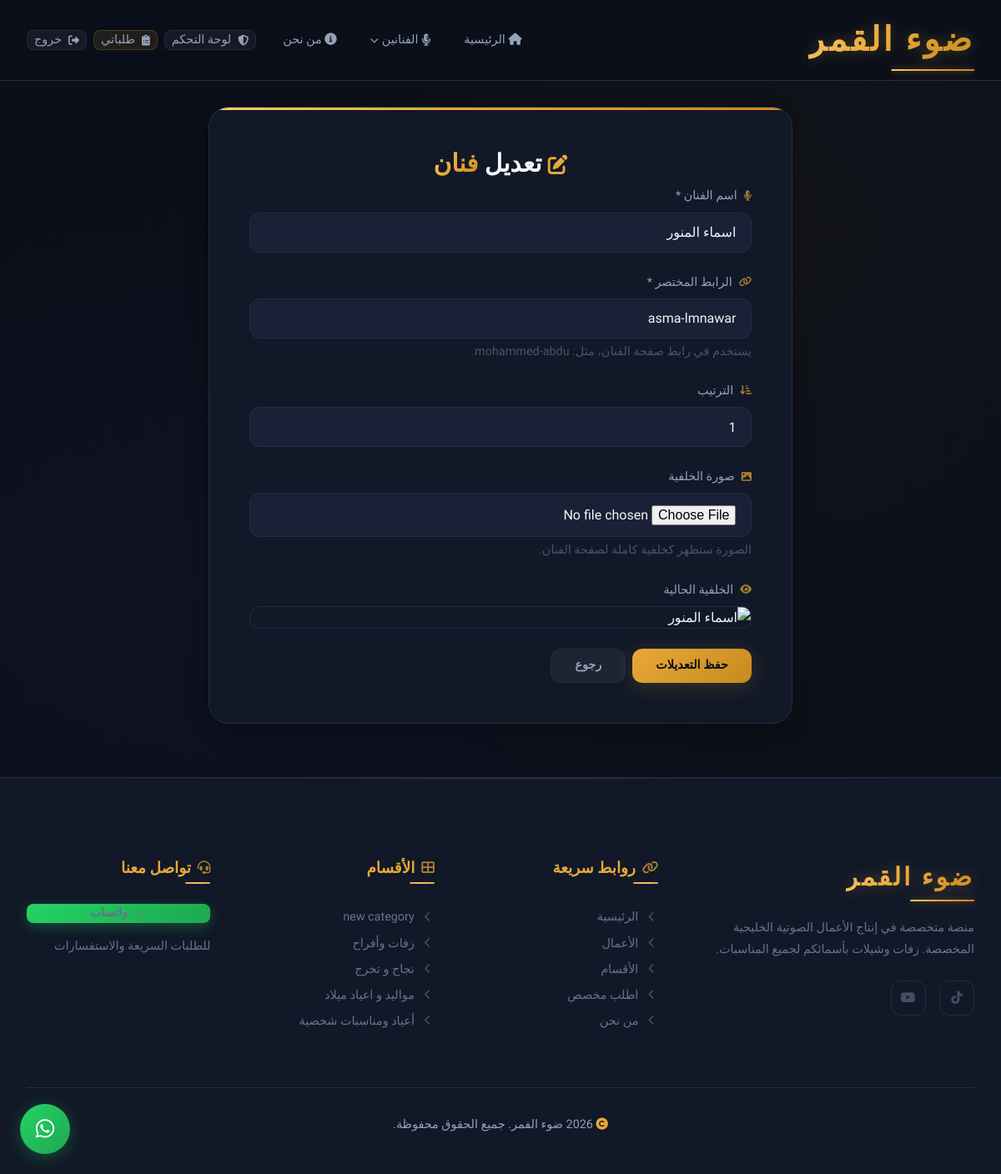
The app's page /admin/singers/1/edit (signed in) with its own data.
### app/models.py (models this page shows, shortened)
class Singer(db.Model):
    __tablename__ = 'singers'
    id = db.Column(db.Integer, primary_key=True)
    name = db.Column(db.String(120), nullable=False)
    slug = db.Column(db.String(120), unique=True, nullable=False)
    background_image = db.Column(db.String(500), nullable=True)
    sort_order = db.Column(db.Integer, default=0)
    created_at = db.Column(db.DateTime, default=lambda: datetime.now(timezone.utc))
    samples = db.relationship(
        'Sample',
        secondary=sample_singers,
        back_populates='singers',
        lazy='dynamic',
    )

class Category(db.Model):
    __tablename__ = 'categories'
    id = db.Column(db.Integer, primary_key=True)
    name = db.Column(db.String(100), nullable=False)
    slug = db.Column(db.String(100), unique=True, nullable=False)
    description = db.Column(db.Text, nullable=True)
    icon = db.Column(db.String(50), nullable=True)
    sort_order = db.Column(db.Integer, default=0)
    parent_id = db.Column(db.Integer, db.ForeignKey('categories.id'), nullable=True)
    subcategories = db.relationship(
        'Category',
        backref=db.backref('parent', remote_side=[id]),
        lazy='dynamic'
    )
    samples = db.relationship('Sample', backref='category', lazy='dynamic')

### app/routes/admin.py (the view, shortened to what this page needs)
@admin_bp.route('/singers/<int:singer_id>/edit', methods=['GET', 'POST'])
@admin_required
def edit_singer(singer_id):
    singer = db.session.get(Singer, singer_id)
    if not singer:
        flash('الفنان غير موجود', 'error')
        return redirect(url_for('admin.singers'))
    return render_template('admin/singer_form.html', singer=singer)

### app/routes/admin.py (called while the page is built)
def admin_required(f):
    @wraps(f)
    @login_required
    def decorated_function(*args, **kwargs):
        if not current_user.is_admin:
            flash('ليس لديك صلاحية الوصول', 'error')
            return redirect(url_for('main.index'))
        return f(*args, **kwargs)
    return decorated_function

### app/templates/admin/singer_form.html (shortened to what this page needs)
{% extends "base.html" %}
{% block content %}
<section class="order-page">
    <div class="container">
        <div class="order-form-card animate-on-scroll">
            <h1>
                <i class="fas {{ 'fa-edit' if singer else 'fa-plus-circle' }}" style="color: var(--accent); font-size: 0.8em;"></i>
                {{ 'تعديل' if singer else 'إضافة' }} <span class="accent-text">فنان</span>
            </h1>
            <form method="POST" enctype="multipart/form-data">
                <div class="form-group">
                    <label class="form-label" for="name"><i class="fas fa-microphone-lines"></i> اسم الفنان *</label>
                    <input type="text" class="form-control" id="name" name="name" required value="{{ request.form.get('name', singer.name if singer else '') }}">
                </div>
                <div class="form-group">
                    <label class="form-label" for="slug"><i class="fas fa-link"></i> الرابط المختصر *</label>
                    <input type="text" class="form-control" id="slug" name="slug" dir="ltr" required value="{{ request.form.get('slug', singer.slug if singer else '') }}">
                    <p class="form-help">يستخدم في رابط صفحة الفنان، مثل: mohammed-abdu.</p>
                </div>
                <div class="form-group">
                    <label class="form-label" for="sort_order"><i class="fas fa-arrow-down-short-wide"></i> الترتيب</label>
                    <input type="number" class="form-control" id="sort_order" name="sort_order" value="{{ request.form.get('sort_order', singer.sort_order if singer else 0) }}">
                </div>
                <div class="form-group">
                    <label class="form-label" for="background_image"><i class="fas fa-image"></i> صورة الخلفية</label>
                    <input type="file" class="form-control" id="background_image" name="background_image" accept="image/*">
                    <p class="form-help">الصورة ستظهر كخلفية كاملة لصفحة الفنان.</p>
                </div>
                {% if singer and singer.background_image %}
                    {% set bg = singer.background_image %}
                    {% if not bg.startswith('http://') and not bg.startswith('https://') %}
                        {% set bg = url_for('static', filename='uploads/' + bg) %}
                    {% endif %}
                    <div class="form-group">
                        <label class="form-label"><i class="fas fa-eye"></i> الخلفية الحالية</label>
                        <img src="{{ bg }}" alt="{{ singer.name }}" class="admin-image-preview">
                    </div>
                {% endif %}
                <div style="display: flex; gap: var(--space-sm); flex-wrap: wrap;">
                    <button type="submit" class="btn btn-primary">{{ 'حفظ التعديلات' if singer else 'إضافة الفنان' }}</button>
                    <a href="{{ url_for('admin.singers') }}" class="btn btn-ghost">رجوع</a>
                </div>
            </form>
        </div>
    </div>
</section>
{% endblock %}

### app/templates/base.html (shortened to what this page needs)
<!DOCTYPE html>
<html lang="ar" dir="rtl">
<head>
    <link rel="stylesheet"
          href="https://cdnjs.cloudflare.com/ajax/libs/font-awesome/6.5.1/css/all.min.css"
          onerror="this.onerror=null;this.href='https://cdn.jsdelivr.net/npm/@fortawesome/fontawesome-free@6.5.1/css/all.min.css';" />
    <link rel="stylesheet" href="{{ url_for('static', filename='css/variables.css') }}">
    <link rel="stylesheet" href="{{ url_for('static', filename='css/base.css') }}">
    <link rel="stylesheet" href="{{ url_for('static', filename='css/components.css') }}">
    <link rel="stylesheet" href="{{ url_for('static', filename='css/pages.css') }}">
</head>
<body>
    <nav class="navbar" id="navbar">
        <div class="container">
            <a href="{{ url_for('main.index') }}" class="logo">ضوء القمر</a>
            <div class="nav-links" id="navLinks">
                <a href="{{ url_for('main.index') }}" class="{% if request.endpoint == 'main.index' %}active{% endif %}">
                    <i class="fas fa-home"></i> الرئيسية
                </a>
                <details class="nav-dropdown {% if request.endpoint == 'main.singer' %}active{% endif %}">
                    <summary class="nav-dropdown__summary">
                        <i class="fas fa-microphone-lines"></i> الفنانين
                        <i class="fas fa-chevron-down nav-dropdown__chevron"></i>
                    </summary>
                </details>
                <a href="{{ url_for('main.about') }}" class="{% if request.endpoint == 'main.about' %}active{% endif %}">
                    <i class="fas fa-info-circle"></i> من نحن
                </a>
                <div class="nav-auth">
                    {% if current_user.is_authenticated %}
                        {% if current_user.is_admin %}
                            <a href="{{ url_for('admin.dashboard') }}" class="btn btn-sm btn-ghost">
                                <i class="fas fa-shield-halved"></i> لوحة التحكم
                            </a>
                        {% endif %}
                        <a href="{{ url_for('orders.dashboard') }}" class="btn btn-sm btn-secondary">
                            <i class="fas fa-clipboard-list"></i> طلباتي
                        </a>
                        <a href="{{ url_for('auth.logout') }}" class="btn btn-sm btn-ghost">
                            <i class="fas fa-sign-out-alt"></i> خروج
                        </a>
                    {% endif %}
                </div>
            </div>
        </div>
    </nav>
    <main>
        {% block content %}{% endblock %}
    </main>
    <footer class="footer">
        <div class="container">
            <div class="footer-grid">
                <div class="footer-col footer-brand">
                    <div class="logo" style="margin-bottom: var(--space-lg); font-size: var(--fs-xl); display: inline-block;">ضوء القمر</div>
                    <p>منصة متخصصة في إنتاج الأعمال الصوتية الخليجية المخصصة. زفات وشيلات بأسمائكم لجميع المناسبات.</p>
                    <div class="footer-social">
                        <a href="https://www.tiktok.com/@.bo6b?_r=1&_t=ZS-95rwLRkdma8" aria-label="TikTok">
                            <i class="fab fa-tiktok"></i>
                        </a>
                        <a href="https://youtube.com/@zaffat-f9o?si=nrIe7QA_RzNBtxz0" aria-label="YouTube">
                            <i class="fab fa-youtube"></i>
                        </a>
                    </div>
                </div>
                <div class="footer-col">
                    <h4 class="footer-col__title"><i class="fas fa-link"></i> روابط سريعة</h4>
                    <a href="{{ url_for('main.index') }}"><i class="fas fa-chevron-left"></i> الرئيسية</a>
                    <a href="{{ url_for('main.index') }}#featured"><i class="fas fa-chevron-left"></i> الأعمال</a>
                    <a href="{{ url_for('main.index') }}#categories"><i class="fas fa-chevron-left"></i> الأقسام</a>
                    <a href="{{ url_for('orders.new_order') }}"><i class="fas fa-chevron-left"></i> اطلب مخصص</a>
                    <a href="{{ url_for('main.about') }}"><i class="fas fa-chevron-left"></i> من نحن</a>
                </div>
                <div class="footer-col">
                    <h4 class="footer-col__title"><i class="fas fa-th-large"></i> الأقسام</h4>
                    {% for category in footer_categories %}
                    <a href="{{ url_for('main.category', slug=category.slug) }}"><i class="fas fa-chevron-left"></i> {{ category.name }}</a>
                    {% endfor %}
                </div>
                <div class="footer-col">
                    <h4 class="footer-col__title"><i class="fas fa-headset"></i> تواصل معنا</h4>
                    <a href="https://wa.me/{{ whatsapp_number.replace('+', '') }}" target="_blank" class="btn btn-whatsapp btn-sm" style="margin-bottom: var(--space-md);">
                        <i class="fab fa-whatsapp"></i> واتساب
                    </a>
                    <p style="font-size: var(--fs-sm); color: var(--text-tertiary);">للطلبات السريعة والاستفسارات</p>
                </div>
            </div>
            <div class="footer-bottom">
                <p><i class="fas fa-copyright"></i> {{ brand_year }} {{ brand_name }}. جميع الحقوق محفوظة.</p>
            </div>
        </div>
    </footer>
    <a href="https://wa.me/{{ whatsapp_number.replace('+', '') }}" target="_blank" class="whatsapp-float" aria-label="تواصل واتساب">
        <i class="fab fa-whatsapp"></i>
    </a>
</body>
</html>

### app/static/css/variables.css (style rules this page uses)
:root { --accent: #E8A838; --accent-light: #F5C871; --accent-dark: #C78B1E; --accent-glow: rgba(232, 168, 56, 0.35); --accent-5: rgba(232, 168, 56, 0.05); --accent-10: rgba(232, 168, 56, 0.10); --accent-15: rgba(232, 168, 56, 0.15); --accent-20: rgba(232, 168, 56, 0.20); --gradient-accent: linear-gradient(135deg, #E8A838 0%, #F5C871 50%, #E8A838 100%); --gradient-accent-btn: linear-gradient(135deg, #E8A838 0%, #C78B1E 100%); --gradient-accent-text: linear-gradient(135deg, #F5C871, #E8A838, #C78B1E); --gradient-accent-vivid: linear-gradient(135deg, #F2D06B 0%, #E8A838 40%, #D4822A 100%); --secondary: #8B5CF6; --secondary-light: #A78BFA; --secondary-dark: #7C3AED; --secondary-glow: rgba(139, 92, 246, 0.25); --secondary-10: rgba(139, 92, 246, 0.10); --tertiary: #14B8A6; --tertiary-glow: rgba(20, 184, 166, 0.2); --bg-base: #0B0F19; --bg-card: #111827; --bg-elevated: #1A2035; --bg-hover: #1E2642; --bg-border: #252D44; --bg-border-light: #2E3A56; --text-primary: #F1F5F9; --text-secondary: #94A3B8; --text-tertiary: #64748B; --text-dim: #475569; --success: #22C55E; --success-bg: rgba(34, 197, 94, 0.12); --success-border: rgba(34, 197, 94, 0.25); --warning: #F59E0B; --warning-bg: rgba(245, 158, 11, 0.12); --warning-border: rgba(245, 158, 11, 0.25); --info: #3B82F6; --info-bg: rgba(59, 130, 246, 0.12); --info-border: rgba(59, 130, 246, 0.25); --error: #EF4444; --error-bg: rgba(239, 68, 68, 0.12); --error-border: rgba(239, 68, 68, 0.25); --whatsapp: #25D366; --whatsapp-dark: #1DA851; --whatsapp-glow: rgba(37, 211, 102, 0.3); --font-primary: 'Tajawal', 'Segoe UI', sans-serif; --fs-xs: clamp(0.7rem, 0.65rem + 0.25vw, 0.8rem); --fs-sm: clamp(0.8rem, 0.75rem + 0.3vw, 0.9rem); --fs-base: clamp(0.9rem, 0.85rem + 0.35vw, 1rem); --fs-md: clamp(1rem, 0.9rem + 0.5vw, 1.15rem); --fs-lg: clamp(1.15rem, 1rem + 0.7vw, 1.4rem); --fs-xl: clamp(1.4rem, 1.15rem + 1.2vw, 1.85rem); --fs-2xl: clamp(1.75rem, 1.35rem + 2vw, 2.5rem); --fs-3xl: clamp(2.2rem, 1.5rem + 3.5vw, 3.5rem); --fs-hero: clamp(2rem, 1.2rem + 4vw, 3.8rem); --fw-light: 300; --fw-regular: 400; --fw-medium: 500; --fw-bold: 700; --fw-black: 900; --lh-tight: 1.3; --lh-normal: 1.6; --lh-relaxed: 1.8; --space-xs: 0.25rem; --space-sm: 0.5rem; --space-md: 1rem; --space-lg: 1.5rem; --space-xl: 2rem; --space-2xl: 3rem; --space-3xl: 4rem; --space-4xl: 6rem; --space-section: clamp(3rem, 2rem + 5vw, 6rem); --container-max: 1200px; --container-padding: clamp(1rem, 3vw, 2rem); --radius-sm: 8px; --radius-md: 12px; --radius-lg: 16px; --radius-xl: 24px; --radius-full: 9999px; --shadow-sm: 0 2px 8px rgba(0, 0, 0, 0.25); --shadow-md: 0 4px 24px rgba(0, 0, 0, 0.35); --shadow-lg: 0 8px 40px rgba(0, 0, 0, 0.45); --shadow-accent: 0 4px 25px rgba(232, 168, 56, 0.2); --shadow-accent-lg: 0 8px 40px rgba(232, 168, 56, 0.25); --shadow-card: 0 4px 20px rgba(0, 0, 0, 0.3); --shadow-card-hover: 0 12px 40px rgba(0, 0, 0, 0.4), 0 0 0 1px rgba(232, 168, 56, 0.1); --glass-bg: rgba(11, 15, 25, 0.8); --glass-bg-heavy: rgba(11, 15, 25, 0.92); --glass-border: rgba(232, 168, 56, 0.12); --glass-blur: 20px; --transition-fast: 0.15s ease; --transition-base: 0.3s cubic-bezier(0.4, 0, 0.2, 1); --transition-slow: 0.5s cubic-bezier(0.4, 0, 0.2, 1); --transition-spring: 0.5s cubic-bezier(0.175, 0.885, 0.32, 1.275); --z-dropdown: 100; --z-sticky: 200; --z-nav: 300; --z-modal: 400; --z-whatsapp: 500; }

### app/static/css/pages.css (style rules this page uses)
.admin-image-preview { width: 100%; max-height: 260px; object-fit: cover; border-radius: var(--radius-md); border: 1px solid var(--bg-border); }
.order-page { padding-top: calc(80px + var(--space-2xl)); min-height: 100vh; padding-bottom: var(--space-3xl); }
.order-form-card { background: var(--bg-card); border: 1px solid var(--bg-border); border-radius: var(--radius-xl); padding: var(--space-2xl); max-width: 700px; margin: 0 auto; box-shadow: var(--shadow-md); position: relative; overflow: hidden; }
.order-form-card::before { content: ''; position: absolute; top: 0; left: 0; right: 0; height: 3px; background: var(--gradient-accent-vivid); }
.order-form-card h1 { font-size: var(--fs-xl); text-align: center; margin-bottom: var(--space-sm); }

### records on screen
Singer: name "اسماء المنور", slug "asma-lmnawar", sort_order "1"
Category: name "new category"
Category: name "زفات وأفراح"
Category: name "نجاح و تخرج"
Category: name "مواليد و اعياد ميلاد"
Category: name "أعياد ومناسبات شخصية"

### other values on screen
{{ 'تعديل' if singer else 'إضافة' }} "تعديل"
{{ 'حفظ التعديلات' if singer else 'إضافة الفنان' }} "حفظ التعديلات"
{{ brand_name }} "ضوء الفمر"
